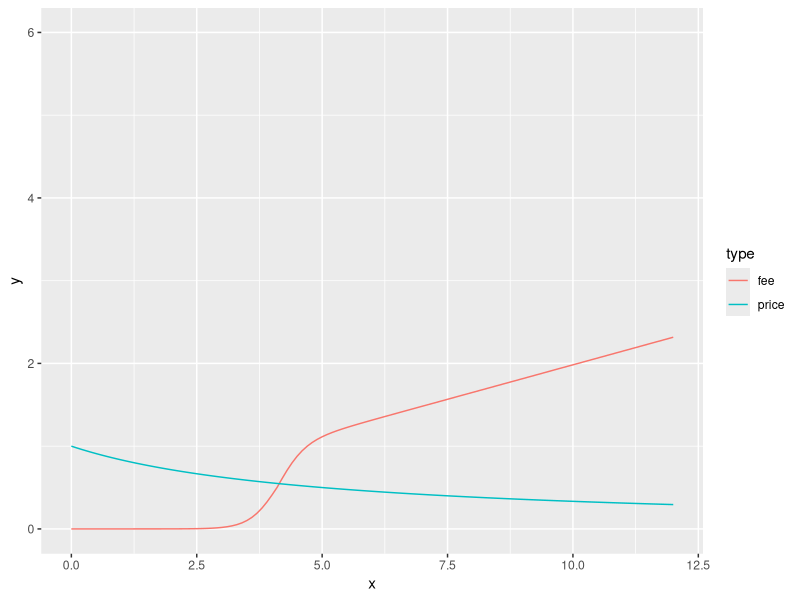

Generate this figure with R: (Note: this script raises an error after producing the figure.)
library(ggplot2)
library(readxl)


points.fee <- function(fee, third.quart, goal.fee, k = 1/6, weight){
  goal.fee <- goal.fee + 1.2 # нужно вывести формулу для второго слагаемого
  
  middle <- (goal.fee + third.quart) / 2
  
  
  
  sigmoid <- function(x, a = 0, b = 1){
    return(1/(1+exp(-(x+a)*b)))
  }
  
  lin.function <- function(x, k, b){
    return(k*x+b)
  }
  
  result.sigmoind <- sigmoid(x = fee, a = -middle, b = 4/((goal.fee - third.quart)/2))
  result.lin <- lin.function(x = fee, k = k, b = - middle*k)

  result <- ifelse(fee < middle,
                   result.sigmoind,
                   result.sigmoind + result.lin)
  
  return(result * weight)
}

points.price <- function(price.rate, half.life = 5, weight){
  result <- 1/(price.rate/half.life+1)
  return(result * weight)
}

x <- seq(0, 12, by = 0.1)
plotdata <- rbind(data.frame(x = x,
                             y = points.fee(x, third.quart = 3, goal.fee = 4, weight = 1),
                             type = "fee"),
                  data.frame(x = x,
                             y = points.price(price.rate = x, half.life = 5, weight = 1),
                             type = "price"))
plotdata$type <- as.factor(plotdata$type)
ggplot(data = plotdata, aes(x = x, y = y, col = type))+
  geom_line() +
  ylim(0,6)

weigths <- list(
  price = 0.6,
  YD = 0.1,
  FD = 0.1,
  PM = 0.1,
  fee = 0.1
)

examples <- read_excel("input/example-1.xlsx",sheet=1)
fee.3rd.q <- quantile(x = examples$fee, 0.75)
fee.goal <- 4
examples$price.rate <- (examples$price/min(examples$price) - 1)*100


examples$price.points <- points.price(price.rate = examples$price.rate, half.life = 5,
                                      weight = weigths$price)
examples$fee.points <- points.fee(examples$fee,
                                  third.quart = fee.3rd.q, goal.fee = fee.goal,
                                  weight = weigths$fee)
#--
examples$YD.points <- examples$YD * weigths$YD
examples$FD.points <- examples$FD * weigths$FD
examples$PM.points <- examples$PM * weigths$PM

examples$total.points <- examples$price.points +
  examples$fee.points + examples$YD.points + examples$FD.points + examples$PM.points

# -- обязательные условия --
# В наличии
# Локальность
# Рейтинг = 5*
# CPA
#---
# в примере у меня уже выполнено три первых условия
examples$total.points <- ifelse(examples$CPA == 0, 0, examples$total.points)

# -- порог отбора кандидатов --
# порог должен быть больше веса цены, чтобы предложения не могли только по
# минимальной цене выходить в кандидаты - им нужно что-то ещё
threshold <- weigths$price + weigths$fee/2 # этот порог означает, что оффер
# может быть с минимальной ценой без доп. условий, но с fee равным значению между третьим квартилем
# и целевым fee
candidates.sum.point <- sum(examples$total.points[examples$total.points > threshold])

examples$p.show <- ifelse(examples$total.points > threshold,
                          examples$total.points / candidates.sum.point,
                          0)

write.csv(x = examples, file = "./output/examples.csv")
write.csv(x = examples[, c("id", "CPA", "price", "fee", "YD", "FD", "PM", "p.show")],
          file = "./output/examples_goodlook.csv")


